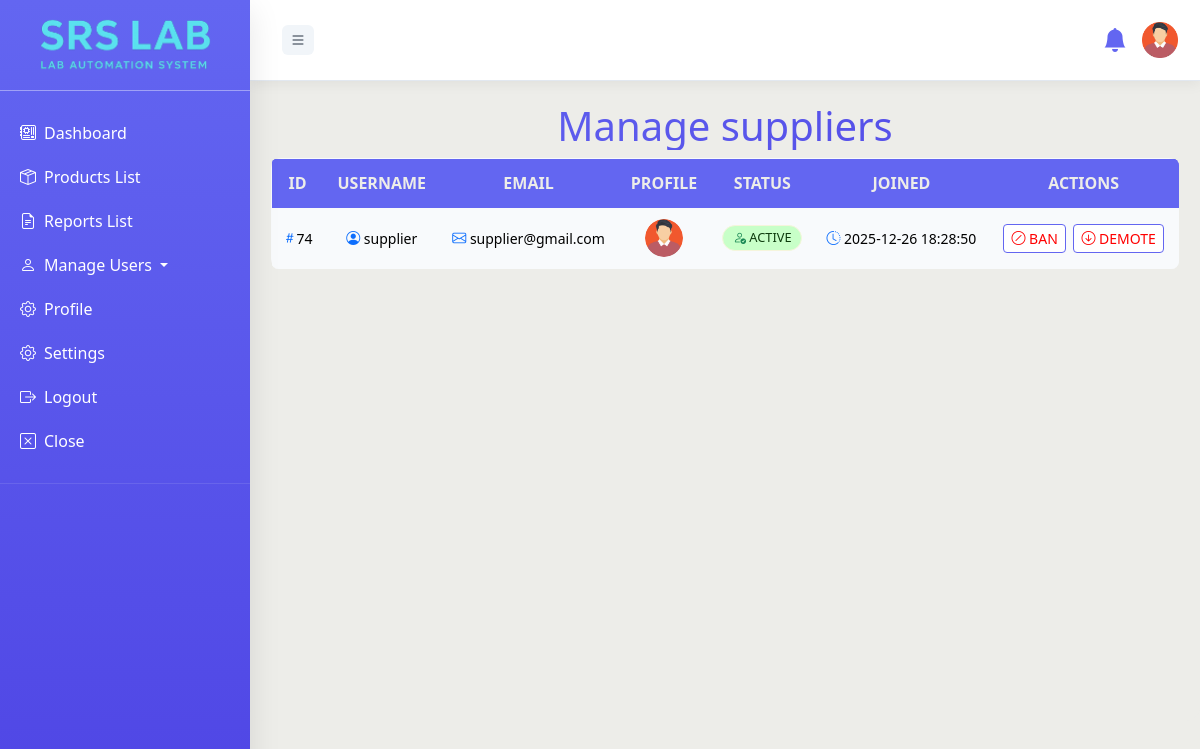
Page /adminplayground/manage_suppliers.php (signed in) on the committed database.
### tables this page shows
CREATE TABLE `users` (
  `id` int(11) NOT NULL,
  `username` varchar(50) NOT NULL,
  `email` varchar(100) NOT NULL,
  `password` varchar(255) NOT NULL,
  `profile_img` varchar(255) NOT NULL,
  `role` enum('admin','user','analyst','supplier','tester') NOT NULL DEFAULT 'user',
  `status` enum('active','banned') DEFAULT 'active',
  `created_at` timestamp NOT NULL DEFAULT current_timestamp(),
  `last_login` timestamp NULL DEFAULT NULL,
  `bg-img` varchar(255) NOT NULL,
  `otp_code` varchar(6) DEFAULT NULL,
  `otp_expiry` datetime DEFAULT NULL,
  `greetings` tinyint(1) DEFAULT 0 COMMENT '0 = not sent, 1 = sent',
  `preferred_language` varchar(10) DEFAULT 'en'
);

### config/auth.php (called while the page is built, shortened)
<?php
$role = $_SESSION['role'];
?>

### adminplayground/manage_suppliers.php (the view, shortened to what this page needs)
<?php
include "../config/auth.php";
include "../config/action_logger.php";
$supplier = mysqli_query($conn, "SELECT id, username, email, profile_img, status, created_at FROM users WHERE role='supplier' ORDER BY created_at DESC");
?>
<!DOCTYPE html>
<html lang="en">
<head>
  <link rel="stylesheet" href="../css/read.css">
  <?php include "../xtras/link.php";?>
  <link rel="stylesheet" href="alert.css">
</head>
<body>
<?php
if ($role === 'admin') {
    include '../xtras/adminhead.php';
}
?>
<div class="main">
 <h1>Manage suppliers</h1>
  <div class="table-responsive">
    <table class="table-custom">
      <thead>
        <tr>
          <th>ID</th>
          <th>Username</th>
          <th>Email</th>
          <th>Profile</th>
          <th>Status</th>
          <th>Joined</th>
          <th>Actions</th>
        </tr>
      </thead>
      <tbody>
   <?php if(mysqli_num_rows($supplier) > 0): ?>
        <?php foreach ($supplier as $t): ?>
          <tr>
            <td><i class="bi bi-hash text-primary"></i><?= $t['id']; ?></td>
          <td><i class="bi bi-person-circle text-primary"></i> <?= htmlspecialchars($t['username']); ?></td>
          <td><i class="bi bi-envelope text-primary"></i> <?= htmlspecialchars($t['email']); ?></td>
          <td class="rounded-circle">
            <img src="../<?= htmlspecialchars($t['profile_img']); ?>" width="80"  alt="User profile image">
          </td>
<td>
            <?php if ($t['status'] === 'banned'): ?>
              <span class="badge-user badge-banned"><i class="bi bi-person-x text-danger"></i> Banned</span>
            <?php else: ?>
              <span class="badge-user badge-active"><i class="bi bi-person-check text-success"></i> Active</span>
            <?php endif; ?>
          </td>
            <td><i class="bi bi-clock-history text-primary"></i> <?= htmlspecialchars($t['created_at']); ?></td>
            <td>
              <?php if ($t['status'] === 'active'): ?>
                <a href="#" onclick="confirmAction(event, '?action=ban&id=<?= $t['id'] ?>', 'ban this supplier')" class="btn-delete">
                  <i class="bi bi-slash-circle"></i> Ban
                </a>
              <?php else: ?>
                <a href="#" onclick="confirmAction(event, '?action=unban&id=<?= $t['id'] ?>', 'unban this supplier')" class="btn-update">
                  <i class="bi bi-check-circle"></i> Unban
                </a>
              <?php endif; ?>
              <a href="#" onclick="confirmAction(event, '?action=demote&id=<?= $t['id'] ?>', 'demote this supplier to user')" class="btn-delete">
                <i class="bi bi-arrow-down-circle"></i> Demote
              </a>
            </td>
          </tr>
        <?php endforeach; ?>
        <?php else:?>
          <tr>
            <td colspan="8" class="text-center">No suppliers found.</td>
          </tr>
          <?php endif; ?>
      </tbody>
    </table>
  </div>
        </div>
</body>
</html>

### xtras/adminhead.php (shortened to what this page needs)
<?php
include "../config/auth.php";
$user_id = $_SESSION['user_id'] ?? 0;
if ($user_id) {
    $res = mysqli_query($conn, "SELECT username, profile_img, email FROM users WHERE id = $user_id LIMIT 1");
    $user = mysqli_fetch_assoc($res);
}
?>
<link rel="stylesheet" href="../css/board.css">
<nav id="sidebar">
        <div class="sidebar-header">
            <h3></i><img class="logo" src="../images/logo22.png" alt=""></h3>
        </div>
        <ul class="list-unstyled components">
            <li><a href="../dashboard/admin.php" title="Dashboard"><i class="bi bi-motherboard me-2"></i>Dashboard</a></li>
            <li><a href="../products/list_products.php" title="Products List"><i class="bi bi-box-seam me-2"></i>Products List</a></li>
            <li><a href="../reports/list_reports.php" title="Reports List"><i class="bi bi-file-earmark-text me-2"></i>Reports List</a></li>
            <li>
                <a href="#productssubmenu" data-bs-toggle="collapse" aria-expanded="false" class="dropdown-toggle" title="Manage Users">
                    <i class="bi bi-person me-2"></i>Manage Users
                </a>
            </li>
            <li><a href="../users/settings.php" title="Profile"><i class="bi bi-gear me-2"></i>Profile</a></li>
            <li><a href="../users/settings.php" title="Settings"><i class="bi bi-gear me-2"></i>Settings</a></li>
            <li><a href="../users/logout.php" title="Logout"><i class="bi bi-box-arrow-right me-2"></i>Logout</a></li>
            <li><a id="sidebarCollapsex" href="#" title="Close"><i class="bi bi-x-square me-2"></i>Close</a></li>
        </ul>
    </nav>
    <div id="content">
           <nav class="navbar navbar-expand-lg align-items-center">
            <div class="container-fluid">
                <button type="button" title="Sidebar Collapse" id="sidebarCollapse" class="btn btn-toggle"  aria-expanded="false">
                <i class="bi bi-list"></i>
                </button>
            </div>
<div class="collapse navbar-collapse" id="navbarSupportedContent">
    <ul class="navbar-nav ms-auto mb-2 mb-lg-0 text-center align-items-center">
        <li class="nav-item">
<button id="notifBell" class="btn position-relative" title="notification" data-bs-toggle="modal" data-bs-target="#notifModal">
    <i class="bi bi-bell-fill fs-4"></i>
</button>
        </li>
        <li class="nav-item">
  <div class="admin-badge">
    <img src="../<?= htmlspecialchars($user['profile_img'] ?? 'adm.png'); ?>"
         alt="<?= htmlspecialchars($user['username'] ?? 'User'); ?> "
         class="admin-avatar"
         title="<?= htmlspecialchars(($user['username'] ?? 'User') . "\n" . ($user['email'] ?? 'User@gmail.com')); ?>">
  </div>
</li>
    </ul>
</div>
        </nav>

### css/read.css (style rules this page uses)
:root { --text: #000000; --background: #edede9; --secondary: #f8fafc; --primary: #6366f1; --border: transparent; --input: #ffffff; --accent: #4f46e5; }
body { opacity: 0; transition: opacity 0.5s ease-in-out; }
html,body { height: 100%; width: 100%; }
.main { width: 100%; height: 80vh; }
body { background-color: var(--background) !important; color: var(--text); font-family: "Inter", Arial, sans-serif; display: flex; justify-content: center; align-items: center; min-height: 100vh; overflow-x: hidden; }
.main { flex-direction: column; white-space: nowrap; padding: 20px; background: var(--background); border: 1px solid transparent; backdrop-filter: blur(5px); margin: 0px !important; border-radius: 15px; }
h1 { font-weight: 700; font-size: 2.5rem; background: linear-gradient(135deg, var(--primary), var(--accent)); -webkit-background-clip: text; -webkit-text-fill-color: transparent; background-clip: text; margin-bottom: 2rem; text-align: center; }
.table-custom { width: 100%; border-collapse: collapse; background: var(--secondary); border: 1px solid transparent !important; border-radius: 10px !important; }
.table-custom thead { background: var(--primary); color: var(--background); border-radius: 5px !important; border: 1px solid transparent !important; }
.table-custom thead th { font-weight: 700; text-transform: uppercase; text-align: center; padding: 12px; color: var(--background); border: 1px solid transparent !important; }
.table-custom tbody { background-color: var(--secondary) !important; padding: 10px; text-align: center; margin-bottom: 1px solid var(--accent) !important; font-size: 14px; border-radius: 5px !important; border: 1px solid transparent !important; }
.table-custom tbody td { background-color: var(--secondary) !important; padding: 10px; color: var(--text); text-align: center; border-radius: 0px !important; margin-bottom: 1px solid var(--accent) !important; font-size: 14px; border: 1px solid transparent !important; }
.table-custom img { background-color: transparent!important; color: var(--text); border: 1px solid transparent !important; width: 40px; height: 40px; object-fit: cover; border-radius: 50px !important; }
.badge-status, .badge-result, .badge-user { padding: 2.5px 5px !important; font-size: 0.8rem; font-weight: 500; min-width: 80px; border: 1px solid beige !important; text-transform: capitalize; display: inline-block; text-transform: uppercase; border-radius: 50px; }
.badge-passed, .badge-active { color: #0d3b0d !important; background-color: #c8ffc8 !important; }
.btn-delete, .btn-update, .btn-view, .btn-test { padding: 3px 7px; font-weight: 400; font-size: 1rem; margin: 2px; text-transform: uppercase; border: 0.5px solid var(--primary) !important; transition: all 0.2s ease; font-size: 14px; display: inline-block; text-decoration: none; border-radius: 4px; cursor: pointer; }
.btn-delete { background-color: white; color: red; }
li a { text-decoration: none !important; }

### xtras/translate_init.php (style rules this page uses)
body { top: 0 !important; position: static !important; }

### xtras/adminhead.php (style rules this page uses)
.logo { height: 60px; }
.bi-bell-fill { color: #6366f1 !important; }

### rows in the picture
users: profile_img (placeholder picture)
users: id "74", username "supplier", email "supplier@gmail.com", profile_img (placeholder picture), status "active" (drawn), created_at "2025-12-26 18:28:50"
